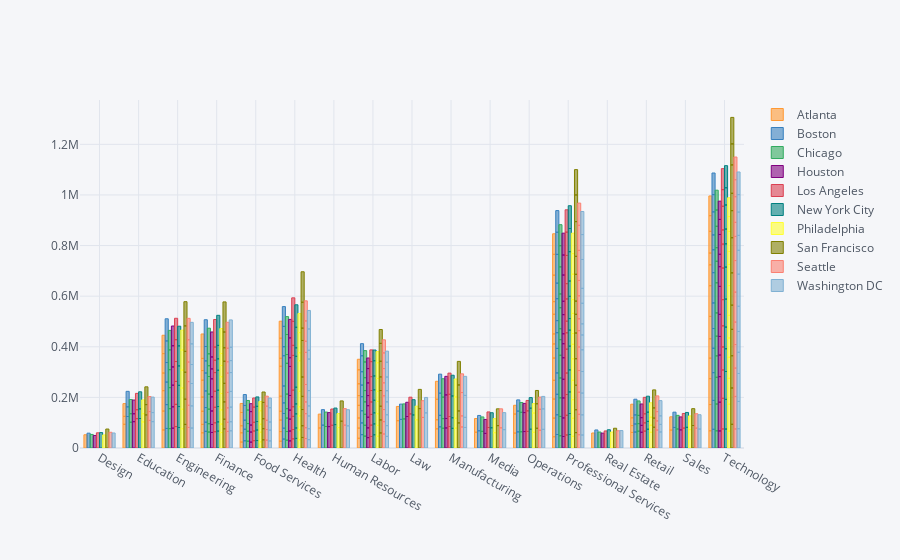

Here is the notebook cell this chart was saved with:
### Code cell
col = ['Atlanta' , 'Boston' , 'Chicago' , 'Houston' , 'Los Angeles' , 'New York City' , 'Philadelphia' , 'San Francisco' , 'Seattle','Washington DC']
df.iplot(kind='bar',x='Job Category',y=col)

### Figure 1 — Plotly figure (JSON) as saved in the notebook; plotly's stock layout.template omitted (floating-point values rounded to 4 significant figures)
{"data": [{"marker": {"color": "rgba(255, 153, 51, 0.6)", "line": {"color": "rgba(255, 153, 51, 1.0)", "width": 1}}, "name": "Atlanta", "orientation": "v", "text": "", "type": "bar", "x": ["Design", "Education", "Education", "Education", "Engineering", "Engineering", "Engineering", "Engineering", "Engineering", "Engineering", "Finance", "Finance", "Finance", "Finance", "Finance", "Finance", "Finance", "Finance", "Food Services", "Food Services", "Food Services", "Food Services", "Food Services", "Health", "Health", "Health", "Health", "Health", "Health", "Health", "Health", "Health", "Human Resources", "Human Resources", "Labor", "Labor", "Labor", "Labor", "Labor", "Labor", "Labor", "Labor", "Law", "Law", "Manufacturing", "Manufacturing", "Manufacturing", "Manufacturing", "Media", "Media", "Operations", "Operations", "Operations", "Professional Services", "Professional Services", "Professional Services", "Professional Services", "Professional Services", "Professional Services", "Professional Services", "Professional Services", "Professional Services", "Professional Services", "Professional Services", "Professional Services", "Real Estate", "Retail", "Retail", "Retail", "Retail", "Sales", "Sales", "Technology", "Technology", "Technology", "Technology", "Technology", "Technology", "Technology", "Technology", "Technology", "Technology", "Technology", "Technology"], "y": [52307, 93669, 31360, 50378, 71292, 74666, 80585, 69590, 76948, 72458, 60004, 33332, 51745, 55887, 67034, 38010, 48005, 96576, 23503, 36506, 27723, 52589, 35743, 26920, 37950, 45544, 34807, 59462, 118229, 31581, 79320, 67253, 79057, 54881, 38511, 40161, 39922, 49934, 38543, 46638, 55271, 41737, 107918, 56278, 75673, 35933, 80961, 71047, 62372, 54107, 58936, 75254, 34606, 44407, 73745, 75257, 74055, 88002, 55740, 39546, 77678, 49934, 104547, 82334, 81303, 59301, 61497, 27069, 30692, 53864, 70779, 52489, 67924, 103888, 102227, 81173, 76356, 88441, 121295, 82532, 46457, 85912, 61899, 77856]}, {"marker": {"color": "rgba(55, 128, 191, 0.6)", "line": {"color": "rgba(55, 128, 191, 1.0)", "width": 1}}, "name": "Boston", "orientation": "v", "text": "", "type": "bar", "x": ["Design", "Education", "Education", "Education", "Engineering", "Engineering", "Engineering", "Engineering", "Engineering", "Engineering", "Finance", "Finance", "Finance", "Finance", "Finance", "Finance", "Finance", "Finance", "Food Services", "Food Services", "Food Services", "Food Services", "Food Services", "Health", "Health", "Health", "Health", "Health", "Health", "Health", "Health", "Health", "Human Resources", "Human Resources", "Labor", "Labor", "Labor", "Labor", "Labor", "Labor", "Labor", "Labor", "Law", "Law", "Manufacturing", "Manufacturing", "Manufacturing", "Manufacturing", "Media", "Media", "Operations", "Operations", "Operations", "Professional Services", "Professional Services", "Professional Services", "Professional Services", "Professional Services", "Professional Services", "Professional Services", "Professional Services", "Professional Services", "Professional Services", "Professional Services", "Professional Services", "Real Estate", "Retail", "Retail", "Retail", "Retail", "Sales", "Sales", "Technology", "Technology", "Technology", "Technology", "Technology", "Technology", "Technology", "Technology", "Technology", "Technology", "Technology", "Technology"], "y": [58616, 124416, 38181, 61327, 77247, 94216, 88989, 77305, 85237, 87677, 65820, 36081, 57868, 65614, 70973, 47809, 56967, 105789, 28662, 45478, 35766, 58153, 43143, 35275, 42958, 58115, 41909, 66761, 119572, 35676, 80261, 78294, 90215, 61408, 52723, 46343, 48176, 55508, 45870, 52747, 63144, 47758, 113028, 60454, 83620, 45383, 87606, 75208, 68038, 60574, 63797, 81968, 44393, 53373, 77910, 80910, 84405, 96865, 62183, 47664, 86684, 61398, 113681, 87490, 85609, 71284, 63084, 31808, 35854, 62037, 81242, 60360, 73836, 114210, 109715, 96405, 77801, 101261, 119592, 90553, 58646, 90980, 68300, 85334]}, {"marker": {"color": "rgba(50, 171, 96, 0.6)", "line": {"color": "rgba(50, 171, 96, 1.0)", "width": 1}}, "name": "Chicago", "orientation": "v", "text": "", "type": "bar", "x": ["Design", "Education", "Education", "Education", "Engineering", "Engineering", "Engineering", "Engineering", "Engineering", "Engineering", "Finance", "Finance", "Finance", "Finance", "Finance", "Finance", "Finance", "Finance", "Food Services", "Food Services", "Food Services", "Food Services", "Food Services", "Health", "Health", "Health", "Health", "Health", "Health", "Health", "Health", "Health", "Human Resources", "Human Resources", "Labor", "Labor", "Labor", "Labor", "Labor", "Labor", "Labor", "Labor", "Law", "Law", "Manufacturing", "Manufacturing", "Manufacturing", "Manufacturing", "Media", "Media", "Operations", "Operations", "Operations", "Professional Services", "Professional Services", "Professional Services", "Professional Services", "Professional Services", "Professional Services", "Professional Services", "Professional Services", "Professional Services", "Professional Services", "Professional Services", "Professional Services", "Real Estate", "Retail", "Retail", "Retail", "Retail", "Sales", "Sales", "Technology", "Technology", "Technology", "Technology", "Technology", "Technology", "Technology", "Technology", "Technology", "Technology", "Technology", "Technology"], "y": [53636, 101815, 33694, 56218, 76466, 78894, 83196, 70938, 78125, 77125, 63102, 32839, 57587, 59442, 69453, 42746, 46991, 101286, 26882, 39347, 30320, 53478, 37842, 30910, 34219, 53120, 37199, 57504, 121657, 34746, 79026, 70755, 84911, 56996, 46835, 42947, 43354, 49206, 44568, 50937, 62153, 44841, 114855, 59415, 78097, 37976, 84768, 72843, 65781, 56969, 64188, 76809, 38873, 48457, 76274, 73586, 78439, 89588, 61757, 43184, 83120, 54387, 106911, 83683, 82974, 63154, 66461, 29877, 32630, 56941, 75077, 53944, 67902, 105836, 105762, 84591, 77800, 91911, 118947, 85134, 53640, 84536, 64393, 78251]}, {"marker": {"color": "rgba(128, 0, 128, 0.6)", "line": {"color": "rgba(128, 0, 128, 1.0)", "width": 1}}, "name": "Houston", "orientation": "v", "text": "", "type": "bar", "x": ["Design", "Education", "Education", "Education", "Engineering", "Engineering", "Engineering", "Engineering", "Engineering", "Engineering", "Finance", "Finance", "Finance", "Finance", "Finance", "Finance", "Finance", "Finance", "Food Services", "Food Services", "Food Services", "Food Services", "Food Services", "Health", "Health", "Health", "Health", "Health", "Health", "Health", "Health", "Health", "Human Resources", "Human Resources", "Labor", "Labor", "Labor", "Labor", "Labor", "Labor", "Labor", "Labor", "Law", "Law", "Manufacturing", "Manufacturing", "Manufacturing", "Manufacturing", "Media", "Media", "Operations", "Operations", "Operations", "Professional Services", "Professional Services", "Professional Services", "Professional Services", "Professional Services", "Professional Services", "Professional Services", "Professional Services", "Professional Services", "Professional Services", "Professional Services", "Professional Services", "Real Estate", "Retail", "Retail", "Retail", "Retail", "Sales", "Sales", "Technology", "Technology", "Technology", "Technology", "Technology", "Technology", "Technology", "Technology", "Technology", "Technology", "Technology", "Technology"], "y": [49495, 104098, 31202, 54216, 78336, 84380, 85557, 72080, 83726, 77985, 61408, 31572, 53254, 56142, 70972, 39275, 47115, 98751, 23119, 39913, 27500, 53320, 31201, 28184, 38822, 47020, 35689, 57789, 114702, 34592, 78305, 73120, 84575, 55329, 40985, 38562, 42085, 45552, 39998, 50031, 56627, 41847, 124376, 56342, 79237, 37385, 93187, 73335, 57636, 55229, 65068, 74888, 36284, 45443, 73459, 78940, 73711, 85040, 55529, 39236, 75676, 52777, 103741, 79079, 86315, 58706, 62121, 27330, 30421, 54052, 71627, 51178, 67419, 113651, 100939, 85300, 73416, 87232, 110532, 77991, 48978, 78309, 59430, 72252]}, {"marker": {"color": "rgba(219, 64, 82, 0.6)", "line": {"color": "rgba(219, 64, 82, 1.0)", "width": 1}}, "name": "Los Angeles", "orientation": "v", "text": "", "type": "bar", "x": ["Design", "Education", "Education", "Education", "Engineering", "Engineering", "Engineering", "Engineering", "Engineering", "Engineering", "Finance", "Finance", "Finance", "Finance", "Finance", "Finance", "Finance", "Finance", "Food Services", "Food Services", "Food Services", "Food Services", "Food Services", "Health", "Health", "Health", "Health", "Health", "Health", "Health", "Health", "Health", "Human Resources", "Human Resources", "Labor", "Labor", "Labor", "Labor", "Labor", "Labor", "Labor", "Labor", "Law", "Law", "Manufacturing", "Manufacturing", "Manufacturing", "Manufacturing", "Media", "Media", "Operations", "Operations", "Operations", "Professional Services", "Professional Services", "Professional Services", "Professional Services", "Professional Services", "Professional Services", "Professional Services", "Professional Services", "Professional Services", "Professional Services", "Professional Services", "Professional Services", "Real Estate", "Retail", "Retail", "Retail", "Retail", "Sales", "Sales", "Technology", "Technology", "Technology", "Technology", "Technology", "Technology", "Technology", "Technology", "Technology", "Technology", "Technology", "Technology"], "y": [60004, 115901, 35313, 64666, 84642, 87828, 90680, 78500, 86316, 84623, 64371, 35100, 61448, 63198, 73823, 48825, 52168, 108724, 28941, 38223, 34409, 60041, 36065, 36136, 36813, 51954, 38156, 65670, 137104, 39778, 94773, 92991, 89802, 64289, 45513, 44845, 42302, 49212, 45330, 54748, 59369, 46403, 134747, 65998, 84862, 39590, 87711, 83787, 80927, 61556, 65567, 81205, 41128, 51492, 77747, 81916, 85094, 94320, 64616, 46030, 87802, 60436, 111457, 92012, 88339, 67410, 66686, 32596, 35877, 64982, 78722, 57715, 75193, 121080, 112013, 90978, 83497, 103463, 124972, 94649, 55913, 93434, 65705, 82970]}, {"marker": {"color": "rgba(0, 128, 128, 0.6)", "line": {"color": "rgba(0, 128, 128, 1.0)", "width": 1}}, "name": "New York City", "orientation": "v", "text": "", "type": "bar", "x": ["Design", "Education", "Education", "Education", "Engineering", "Engineering", "Engineering", "Engineering", "Engineering", "Engineering", "Finance", "Finance", "Finance", "Finance", "Finance", "Finance", "Finance", "Finance", "Food Services", "Food Services", "Food Services", "Food Services", "Food Services", "Health", "Health", "Health", "Health", "Health", "Health", "Health", "Health", "Health", "Human Resources", "Human Resources", "Labor", "Labor", "Labor", "Labor", "Labor", "Labor", "Labor", "Labor", "Law", "Law", "Manufacturing", "Manufacturing", "Manufacturing", "Manufacturing", "Media", "Media", "Operations", "Operations", "Operations", "Professional Services", "Professional Services", "Professional Services", "Professional Services", "Professional Services", "Professional Services", "Professional Services", "Professional Services", "Professional Services", "Professional Services", "Professional Services", "Professional Services", "Real Estate", "Retail", "Retail", "Retail", "Retail", "Sales", "Sales", "Technology", "Technology", "Technology", "Technology", "Technology", "Technology", "Technology", "Technology", "Technology", "Technology", "Technology", "Technology"], "y": [60913, 116551, 37979, 67552, 80995, 82846, 83706, 76816, 79246, 77654, 66776, 36488, 60526, 64657, 78853, 45063, 53181, 118759, 29509, 41636, 33440, 60039, 37165, 37968, 41161, 55879, 39274, 65854, 122105, 33626, 81115, 88917, 92513, 65360, 52226, 43057, 43713, 49766, 41041, 54911, 60102, 42315, 130640, 60203, 77649, 41884, 86043, 82019, 79901, 59436, 74186, 83166, 41829, 53323, 82947, 85287, 87025, 93858, 63396, 45664, 87815, 60504, 115929, 91567, 90081, 72101, 74162, 30943, 36448, 63145, 81653, 58812, 74828, 117373, 110035, 89942, 85597, 110695, 126424, 91868, 58419, 95097, 68077, 87284]}, {"marker": {"color": "rgba(255, 255, 51, 0.6)", "line": {"color": "rgba(255, 255, 51, 1.0)", "width": 1}}, "name": "Philadelphia", "orientation": "v", "text": "", "type": "bar", "x": ["Design", "Education", "Education", "Education", "Engineering", "Engineering", "Engineering", "Engineering", "Engineering", "Engineering", "Finance", "Finance", "Finance", "Finance", "Finance", "Finance", "Finance", "Finance", "Food Services", "Food Services", "Food Services", "Food Services", "Food Services", "Health", "Health", "Health", "Health", "Health", "Health", "Health", "Health", "Health", "Human Resources", "Human Resources", "Labor", "Labor", "Labor", "Labor", "Labor", "Labor", "Labor", "Labor", "Law", "Law", "Manufacturing", "Manufacturing", "Manufacturing", "Manufacturing", "Media", "Media", "Operations", "Operations", "Operations", "Professional Services", "Professional Services", "Professional Services", "Professional Services", "Professional Services", "Professional Services", "Professional Services", "Professional Services", "Professional Services", "Professional Services", "Professional Services", "Professional Services", "Real Estate", "Retail", "Retail", "Retail", "Retail", "Sales", "Sales", "Technology", "Technology", "Technology", "Technology", "Technology", "Technology", "Technology", "Technology", "Technology", "Technology", "Technology", "Technology"], "y": [51620, 102934, 32601, 54601, 76147, 77028, 83781, 70871, 79553, 78531, 61100, 33488, 55996, 64757, 66183, 44430, 47502, 98735, 24155, 38251, 31345, 53333, 36943, 32369, 39289, 54969, 36195, 61477, 120323, 31718, 79667, 75674, 80933, 55233, 46550, 42762, 45998, 48729, 40018, 50865, 61895, 43880, 111500, 53903, 78751, 38792, 84038, 71094, 60284, 55933, 62078, 76035, 37347, 46192, 71239, 73547, 76597, 84722, 57532, 42493, 79608, 54668, 100355, 81182, 80660, 63026, 62027, 27921, 31746, 56951, 72624, 54220, 67092, 105968, 102307, 83343, 76001, 89641, 117611, 83349, 51340, 79303, 58624, 74319]}, {"marker": {"color": "rgba(128, 128, 0, 0.6)", "line": {"color": "rgba(128, 128, 0, 1.0)", "width": 1}}, "name": "San Francisco", "orientation": "v", "text": "", "type": "bar", "x": ["Design", "Education", "Education", "Education", "Engineering", "Engineering", "Engineering", "Engineering", "Engineering", "Engineering", "Finance", "Finance", "Finance", "Finance", "Finance", "Finance", "Finance", "Finance", "Food Services", "Food Services", "Food Services", "Food Services", "Food Services", "Health", "Health", "Health", "Health", "Health", "Health", "Health", "Health", "Health", "Human Resources", "Human Resources", "Labor", "Labor", "Labor", "Labor", "Labor", "Labor", "Labor", "Labor", "Law", "Law", "Manufacturing", "Manufacturing", "Manufacturing", "Manufacturing", "Media", "Media", "Operations", "Operations", "Operations", "Professional Services", "Professional Services", "Professional Services", "Professional Services", "Professional Services", "Professional Services", "Professional Services", "Professional Services", "Professional Services", "Professional Services", "Professional Services", "Professional Services", "Real Estate", "Retail", "Retail", "Retail", "Retail", "Sales", "Sales", "Technology", "Technology", "Technology", "Technology", "Technology", "Technology", "Technology", "Technology", "Technology", "Technology", "Technology", "Technology"], "y": [74986, 130761, 40695, 70271, 93333, 99611, 106452, 82482, 100777, 95512, 75838, 37945, 68462, 73291, 87275, 53253, 62277, 118895, 32417, 43996, 39340, 64301, 41194, 41741, 46205, 64041, 52013, 76584, 144318, 48723, 102275, 120484, 105902, 80131, 59499, 51370, 54182, 62075, 53788, 61870, 70599, 54896, 155654, 75930, 99148, 47338, 102622, 93133, 88415, 66410, 77930, 96895, 52538, 60824, 90445, 96836, 104708, 101602, 73869, 52146, 105933, 70936, 137309, 105386, 100082, 78074, 82052, 36210, 40228, 71087, 88851, 66561, 93617, 143513, 127397, 104358, 95660, 127511, 138842, 106969, 68588, 112133, 83150, 104640]}, {"marker": {"color": "rgba(251, 128, 114, 0.6)", "line": {"color": "rgba(251, 128, 114, 1.0)", "width": 1}}, "name": "Seattle", "orientation": "v", "text": "", "type": "bar", "x": ["Design", "Education", "Education", "Education", "Engineering", "Engineering", "Engineering", "Engineering", "Engineering", "Engineering", "Finance", "Finance", "Finance", "Finance", "Finance", "Finance", "Finance", "Finance", "Food Services", "Food Services", "Food Services", "Food Services", "Food Services", "Health", "Health", "Health", "Health", "Health", "Health", "Health", "Health", "Health", "Human Resources", "Human Resources", "Labor", "Labor", "Labor", "Labor", "Labor", "Labor", "Labor", "Labor", "Law", "Law", "Manufacturing", "Manufacturing", "Manufacturing", "Manufacturing", "Media", "Media", "Operations", "Operations", "Operations", "Professional Services", "Professional Services", "Professional Services", "Professional Services", "Professional Services", "Professional Services", "Professional Services", "Professional Services", "Professional Services", "Professional Services", "Professional Services", "Professional Services", "Real Estate", "Retail", "Retail", "Retail", "Retail", "Sales", "Sales", "Technology", "Technology", "Technology", "Technology", "Technology", "Technology", "Technology", "Technology", "Technology", "Technology", "Technology", "Technology"], "y": [62118, 109108, 34735, 59578, 81285, 87574, 93303, 77500, 87967, 84754, 65583, 36057, 56849, 61272, 76334, 44430, 53768, 102492, 31101, 41781, 36690, 55817, 39527, 37276, 42801, 55609, 46337, 69020, 126786, 44046, 80217, 79433, 90289, 65215, 55374, 48671, 47883, 54257, 51208, 56380, 61889, 51844, 120780, 66086, 83023, 43752, 92305, 73947, 79715, 75060, 70101, 82921, 48141, 52464, 80660, 87374, 85656, 93056, 64510, 46851, 90870, 60655, 118766, 99098, 87868, 68113, 71037, 35947, 36815, 62059, 78546, 56817, 75140, 128650, 112043, 92885, 88844, 118376, 124766, 95389, 55575, 101237, 67126, 89770]}, {"marker": {"color": "rgba(128, 177, 211, 0.6)", "line": {"color": "rgba(128, 177, 211, 1.0)", "width": 1}}, "name": "Washington DC", "orientation": "v", "text": "", "type": "bar", "x": ["Design", "Education", "Education", "Education", "Engineering", "Engineering", "Engineering", "Engineering", "Engineering", "Engineering", "Finance", "Finance", "Finance", "Finance", "Finance", "Finance", "Finance", "Finance", "Food Services", "Food Services", "Food Services", "Food Services", "Food Services", "Health", "Health", "Health", "Health", "Health", "Health", "Health", "Health", "Health", "Human Resources", "Human Resources", "Labor", "Labor", "Labor", "Labor", "Labor", "Labor", "Labor", "Labor", "Law", "Law", "Manufacturing", "Manufacturing", "Manufacturing", "Manufacturing", "Media", "Media", "Operations", "Operations", "Operations", "Professional Services", "Professional Services", "Professional Services", "Professional Services", "Professional Services", "Professional Services", "Professional Services", "Professional Services", "Professional Services", "Professional Services", "Professional Services", "Professional Services", "Real Estate", "Retail", "Retail", "Retail", "Retail", "Sales", "Sales", "Technology", "Technology", "Technology", "Technology", "Technology", "Technology", "Technology", "Technology", "Technology", "Technology", "Technology", "Technology"], "y": [59308, 104065, 35872, 61218, 78854, 87430, 88578, 75011, 81546, 85117, 67973, 35803, 57794, 62066, 74332, 47298, 52695, 108209, 27888, 42757, 32121, 56418, 38315, 32924, 43208, 50446, 39672, 60568, 124625, 34851, 84027, 73272, 87439, 63861, 46010, 42356, 42865, 51109, 44032, 54169, 58373, 43959, 138705, 61082, 81152, 40016, 86662, 75350, 72453, 67332, 73700, 80788, 49425, 51329, 79502, 86231, 85167, 85819, 58538, 43828, 81478, 58964, 114090, 98359, 91271, 68899, 63293, 29918, 33792, 60261, 74992, 56571, 76103, 107966, 110420, 83775, 82165, 99587, 126983, 94236, 59011, 91979, 69062, 89420]}], "layout": {"legend": {"bgcolor": "#F5F6F9", "font": {"color": "#4D5663"}}, "paper_bgcolor": "#F5F6F9", "plot_bgcolor": "#F5F6F9", "title": {"font": {"color": "#4D5663"}}, "xaxis": {"gridcolor": "#E1E5ED", "showgrid": true, "tickfont": {"color": "#4D5663"}, "title": {"font": {"color": "#4D5663"}, "text": ""}, "zerolinecolor": "#E1E5ED"}, "yaxis": {"gridcolor": "#E1E5ED", "showgrid": true, "tickfont": {"color": "#4D5663"}, "title": {"font": {"color": "#4D5663"}, "text": ""}, "zerolinecolor": "#E1E5ED"}}}
